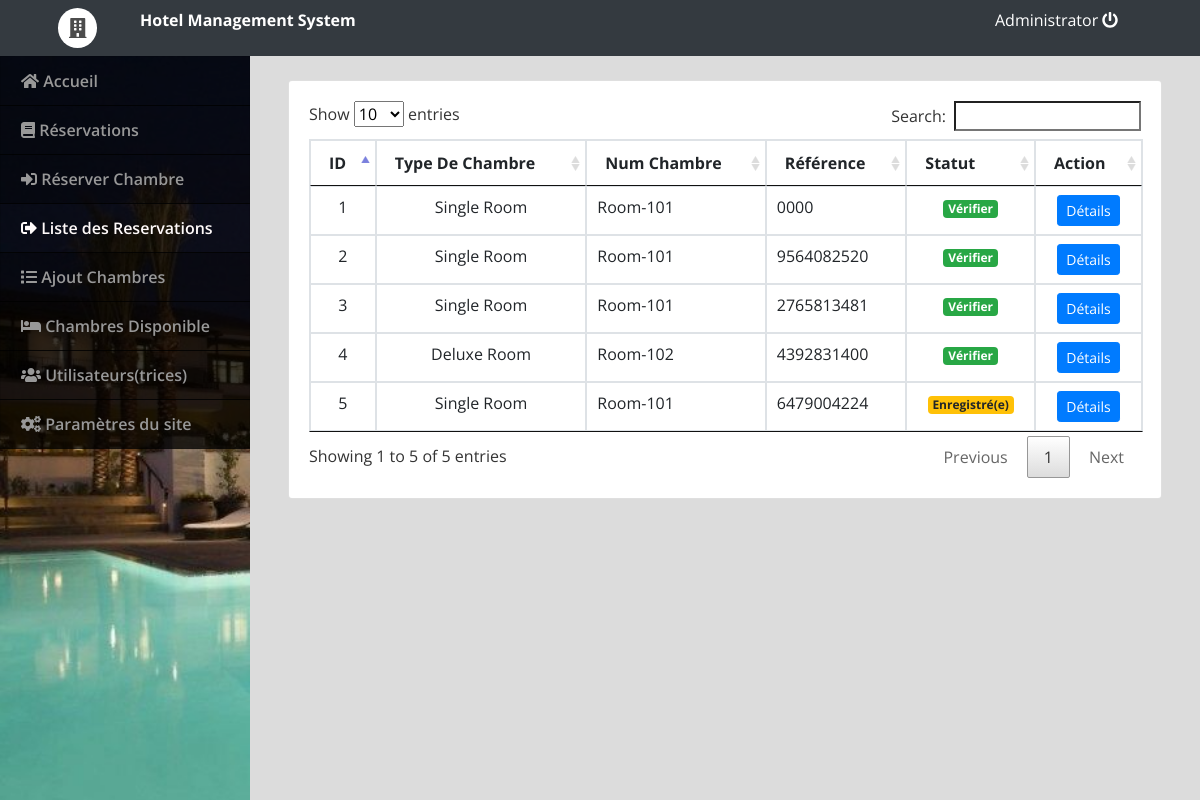
The app's page /admin/index.php?page=check_out (signed in) with its own data.
### tables this page shows
CREATE TABLE `checked` (
  `id` int(30) NOT NULL,
  `ref_no` varchar(100) NOT NULL,
  `room_id` int(30) NOT NULL,
  `name` text NOT NULL,
  `contact_no` varchar(20) NOT NULL,
  `date_in` datetime NOT NULL,
  `date_out` datetime NOT NULL,
  `booked_cid` int(30) NOT NULL,
  `status` tinyint(1) NOT NULL DEFAULT 0 COMMENT '0 = pending, 1=checked in , 2 = checked out',
  `date_updated` datetime NOT NULL DEFAULT current_timestamp() ON UPDATE current_timestamp()
);

CREATE TABLE `rooms` (
  `id` int(30) NOT NULL,
  `room` varchar(30) NOT NULL,
  `category_id` int(30) NOT NULL,
  `status` tinyint(1) NOT NULL DEFAULT 0 COMMENT '0 = Available , 1= Unvailables'
);

CREATE TABLE `room_categories` (
  `id` int(30) NOT NULL,
  `name` text NOT NULL,
  `price` float NOT NULL,
  `cover_img` text NOT NULL
);

### admin/check_out.php (the view, shortened to what this page needs)
<?php include('db_connect.php');
$cat = $conn->query("SELECT * FROM room_categories");
$cat_arr = array();
while($row = $cat->fetch_assoc()){
	$cat_arr[$row['id']] = $row;
}
$room = $conn->query("SELECT * FROM rooms");
$room_arr = array();
while($row = $room->fetch_assoc()){
	$room_arr[$row['id']] = $row;
}
?>
<div class="container-fluid">
	<div class="col-lg-12">
		<div class="row mt-3">
			<div class="col-md-12">
				<div class="card">
					<div class="card-body">
						<table class="table table-bordered">
							<thead>
								<th>ID</th>
								<th>Type De Chambre</th>
								<th>Num Chambre</th>
								<th>Référence</th>
								<th>Statut</th>
								<th>Action</th>
							</thead>
							<tbody>
								<?php
								$i = 1;
								$checked = $conn->query("SELECT * FROM checked where status != 0 order by status desc, id asc ");
								while($row=$checked->fetch_assoc()):
								?>
								<tr>
									<td class="text-center"><?php echo $i++ ?></td>
									<td class="text-center"><?php echo $cat_arr[$room_arr[$row['room_id']]['category_id']]['name'] ?></td>
									<td class=""><?php echo $room_arr[$row['room_id']]['room'] ?></td>
									<td class=""><?php echo $row['ref_no'] ?></td>
									<?php if($row['status'] == 1): ?>
										<td class="text-center"><span class="badge badge-warning">Enregistré(e)</span></td>
									<?php else: ?>
										<td class="text-center"><span class="badge badge-success">Vérifier</span></td>
									<?php endif; ?>
									<td class="text-center">
											<button class="btn btn-sm btn-primary check_out" type="button" data-id="<?php echo $row['id'] ?>">Détails</button>
									</td>
								</tr>
							<?php endwhile; ?>
							</tbody>
						</table>
					</div>
				</div>
			</div>
		</div>
	</div>
</div>

### admin/index.php (shortened to what this page needs)
<!DOCTYPE html>
<html lang="en">
<head>
<?php
 include('./header.php');
 ?>
</head>
<body>
	<?php include 'topbar.php' ?>
	<?php include 'navbar.php' ?>
  <main id="view-panel" >
      <?php $page = isset($_GET['page']) ? $_GET['page'] :'home'; ?>
  	<?php include $page.'.php' ?>
  </main>
</body>
</html>

### admin/header.php (shortened to what this page needs)
  <link rel="stylesheet" href="assets/font-awesome/css/all.min.css">
<link href="assets/vendor/bootstrap/css/bootstrap.min.css" rel="stylesheet">
<link href="assets/vendor/icofont/icofont.min.css" rel="stylesheet">
<link href="assets/vendor/boxicons/css/boxicons.min.css" rel="stylesheet">
<link href="assets/vendor/venobox/venobox.css" rel="stylesheet">
<link href="assets/vendor/animate.css/animate.min.css" rel="stylesheet">
<link href="assets/vendor/remixicon/remixicon.css" rel="stylesheet">
<link href="assets/vendor/owl.carousel/assets/owl.carousel.min.css" rel="stylesheet">
<link href="assets/vendor/bootstrap-datepicker/css/bootstrap-datepicker.min.css" rel="stylesheet">
<link href="assets/DataTables/datatables.min.css" rel="stylesheet">
<link href="assets/css/style.css" rel="stylesheet">
<link type="text/css" rel="stylesheet" href="assets/css/jquery-te-1.4.0.css">

### admin/topbar.php (shortened to what this page needs)
<nav class="navbar navbar-dark bg-dark fixed-top " style="padding:0;">
  <div class="container-fluid mt-2 mb-2">
  	<div class="col-lg-12">
  		<div class="col-md-1 float-left" style="display: flex;">
  			<div class="logo">
  				<i class="fa fa-building"></i>
  			</div>
  		</div>
      <div class="col-md-4 float-left text-white">
        <large><b><?php echo $_SESSION['setting_hotel_name']; ?></b></large>
      </div>
	  	<div class="col-md-2 float-right text-white">
	  		<a href="ajax.php?action=logout" class="text-white"><?php echo $_SESSION['login_name'] ?> <i class="fa fa-power-off"></i></a>
	    </div>
    </div>
  </div>
</nav>

### admin/navbar.php (shortened to what this page needs)
<nav id="sidebar" class='mx-lt-5' >
		<div class="sidebar-list">
				<a href="index.php?page=home" class="nav-item nav-home"><span class='icon-field'><i class="fa fa-home"></i></span> Accueil</a>
				<a href="index.php?page=booked" class="nav-item nav-booked"><span class='icon-field'><i class="fa fa-book"></i></span> Réservations </a>
				<a href="index.php?page=check_in" class="nav-item nav-check_in"><span class='icon-field'><i class="fa fa-sign-in-alt"></i></span> Réserver Chambre </a>
				<a href="index.php?page=check_out" class="nav-item nav-check_out"><span class='icon-field'><i class="fa fa-sign-out-alt"></i></span> Liste des Reservations </a>
				<a href="index.php?page=categories" class="nav-item nav-categories"><span class='icon-field'><i class="fa fa-list"></i></span> Ajout Chambres</a>
				<a href="index.php?page=rooms" class="nav-item nav-rooms"><span class='icon-field'><i class="fa fa-bed"></i></span> Chambres Disponible</a>
				<?php if($_SESSION['login_type'] == 1): ?>
				<a href="index.php?page=users" class="nav-item nav-users"><span class='icon-field'><i class="fa fa-users"></i></span> Utilisateurs(trices)</a>
				<a href="index.php?page=site_settings" class="nav-item nav-site_settings"><span class='icon-field'><i class="fa fa-cogs"></i></span> Paramètres du site</a>
			<?php endif; ?>
		</div>
</nav>

### admin/assets/css/style.css (style rules this page uses)
body { font-family: "Open Sans", sans-serif; color: #444444; width: 100%; height: calc(100%); }
a { color: #1977cc; }
nav#sidebar { height: calc(100%); position: fixed; z-index: 99; left: 0; width: 250px; background: url(../../../assets/img/hotel-cover.jpg); background-repeat: no-repeat; background-size: cover; }
a.nav-item { position: relative; display: block; padding: .75rem 1.25rem; margin-bottom: -1px; border: 1px solid rgba(0,0,0,.125); background-color: #000000c4; color: #989898; font-weight: 600; }
a.nav-item:hover, .nav-item.active { background-color: #000000ad; color: #fffafa; }
main#view-panel { margin-left: 250px; width:calc(100% - 250px); margin-top: 3.5rem; padding: .5em }

### admin/index.php (style rules this page uses)
body { background: #80808045; }

### admin/topbar.php (style rules this page uses)
.logo { margin: auto; font-size: 20px; background: white; padding: 5px 11px; border-radius: 50% 50%; color: #000000b3; }

### records on screen
checked: room.name "Single Room", room.room "Room-101", ref_no "0000", status "Vérifier"
checked: room.name "Single Room", room.room "Room-101", ref_no "9564082520", status "Vérifier"
checked: room.name "Single Room", room.room "Room-101", ref_no "2765813481", status "Vérifier"
checked: room.name "Deluxe Room", room.room "Room-102", ref_no "4392831400", status "Vérifier"
checked: room.name "Single Room", room.room "Room-101", ref_no "6479004224", status "Enregistré(e)"

### other values on screen
$_SESSION['setting_hotel_name'] "Hotel Management System"
$_SESSION['login_name'] "Administrator"
